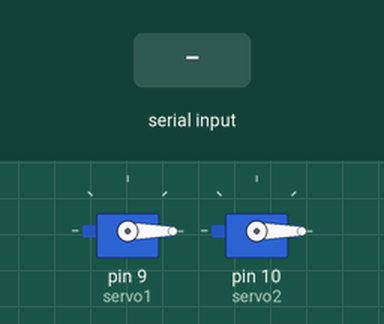
Recording of a sketch running on a simulated Arduino Uno, built with avr-gcc and run on an emulated ATmega328P. On the bench: 2 × servo. The inputs (shaded band) are chosen by the test bench.

Above: at 1.2 s.
1.3 s: "1\n" received over Serial
At 2.5 s:
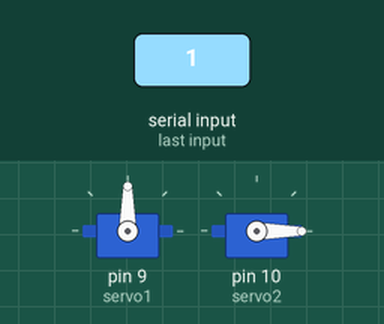
2.8 s: byte 51 ('3') received over Serial
At 3.8 s:
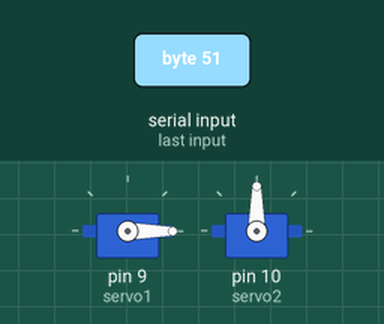
4.3 s: "0\n" received over Serial
At 4.9 s:
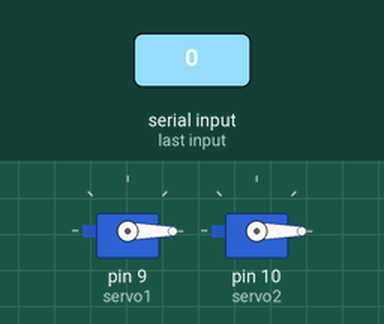
5.8 s: "3\n" received over Serial
At 6.1 s:
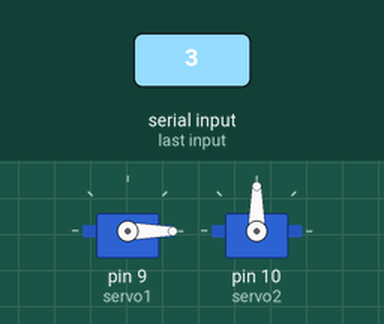
Timing chart, 0 to 8.3 s (numbered marks = the images above; inputs shaded):
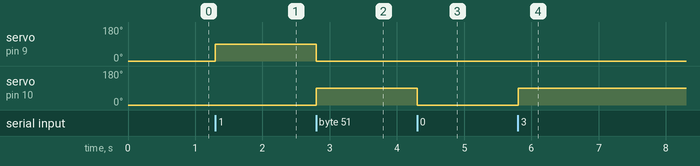

The sketch:

PUERTASIA.ino
```cpp
#include <Servo.h>

Servo servo1; // Pin 9
Servo servo2; // Pin 10

void setup() {
  Serial.begin(9600);
  servo1.attach(9);
  servo2.attach(10);

  servo1.write(0);
  servo2.write(0);
}

void loop() {
  if (Serial.available() > 0) {

    char comando = Serial.read();

    if (comando == '\n' || comando == '\r') {
      return;
    }

    if (comando == '1') {
      servo2.write(0); //  cierre inmediato del otro para que no actúen juntos
      servo1.write(90);
    }
    else if (comando == '3') {
      servo1.write(0);
      servo2.write(90);
    }
    else if (comando == '0') {
      servo1.write(0);
      servo2.write(0);
    }

    while(Serial.available() > 0) {
      Serial.read();
    }
  }
}
```

Measured:
- after the input at 1.3 s, servo on pin 9 (servo1): 0° → 90° at once
- after the input at 2.8 s, servo on pin 9 (servo1): 90° → 0° at once; servo on pin 10 (servo2): 0° → 90° at once
- after the input at 4.3 s, servo on pin 10 (servo2): 90° → 0° at once
- after the input at 5.8 s, servo on pin 10 (servo2): 0° → 90° at once
